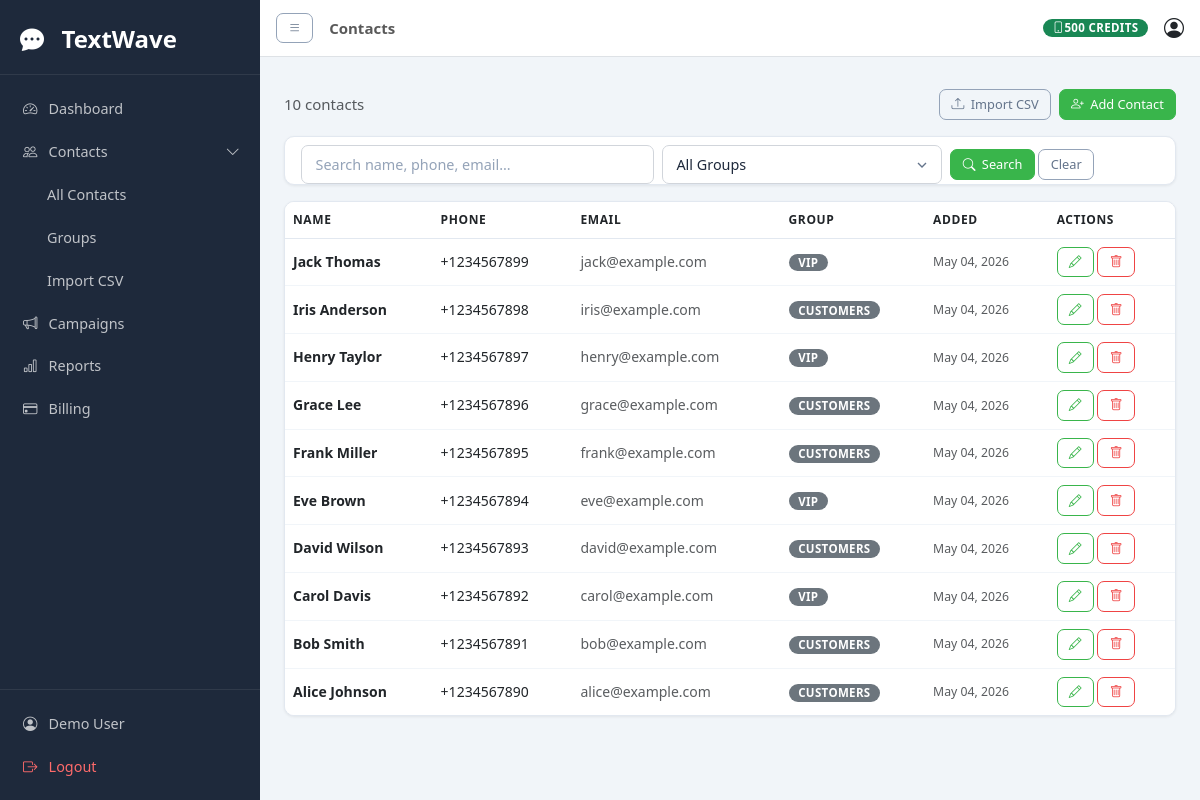
Page /contacts/ (signed in) on the committed database.
### apps/accounts/models.py (models this page shows, shortened)
class UserProfile(models.Model):
    user = models.OneToOneField(User, on_delete=models.CASCADE, related_name='profile')
    phone = models.CharField(max_length=20, blank=True)
    company = models.CharField(max_length=100, blank=True)
    sms_balance = models.IntegerField(default=0)
    api_key = models.CharField(max_length=64, unique=True, default='')
    sender_id = models.CharField(max_length=11, default='TextWave')
    created_at = models.DateTimeField(auto_now_add=True)
    updated_at = models.DateTimeField(auto_now=True)

### apps/contacts/models.py (models this page shows, shortened)
class Contact(models.Model):
    name = models.CharField(max_length=100)
    phone = models.CharField(max_length=20)
    email = models.EmailField(blank=True)
    group = models.ForeignKey(ContactGroup, on_delete=models.SET_NULL, null=True, blank=True, related_name='contacts')
    user = models.ForeignKey(User, on_delete=models.CASCADE, related_name='contacts')
    created_at = models.DateTimeField(auto_now_add=True)
    updated_at = models.DateTimeField(auto_now=True)
    class Meta:
        ordering = ['-created_at']

class ContactGroup(models.Model):
    name = models.CharField(max_length=100)
    description = models.TextField(blank=True)
    user = models.ForeignKey(User, on_delete=models.CASCADE, related_name='contact_groups')
    created_at = models.DateTimeField(auto_now_add=True)
    class Meta:
        ordering = ['name']

### apps/contacts/views.py (the view)
# urls.py: path('', views.contact_list, name='contact_list'),
@login_required
def contact_list(request):
    search = request.GET.get('search', '')
    group_filter = request.GET.get('group', '')
    contacts = Contact.objects.filter(user=request.user)
    if search:
        contacts = contacts.filter(Q(name__icontains=search) | Q(phone__icontains=search) | Q(email__icontains=search))
    if group_filter:
        contacts = contacts.filter(group_id=group_filter)
    groups = ContactGroup.objects.filter(user=request.user)
    paginator = Paginator(contacts, 15)
    page_obj = paginator.get_page(request.GET.get('page'))
    return render(request, 'contacts/contact_list.html', {
        'page_obj': page_obj, 'groups': groups, 'search': search,
        'group_filter': group_filter, 'total_count': contacts.count(),
    })

### templates/contacts/contact_list.html (shortened to what this page needs)
{% extends 'base.html' %}
{% block page_title %}Contacts{% endblock %}
{% block content %}
<div class="d-flex justify-content-between align-items-center mb-3">
    <span class="text-muted">{{ total_count }} contact{{ total_count|pluralize }}</span>
    <div class="d-flex gap-2">
        <a href="{% url 'contacts:import_contacts' %}" class="btn btn-outline-secondary btn-sm">
            <i class="bi bi-upload"></i> Import CSV
        </a>
        <a href="{% url 'contacts:contact_create' %}" class="btn btn-success btn-sm">
            <i class="bi bi-person-plus"></i> Add Contact
        </a>
    </div>
</div>
<div class="card mb-3">
    <div class="card-body py-2">
        <form method="get" class="row g-2 align-items-center">
            <div class="col-md-5">
                <input type="text" name="search" class="form-control form-control-sm"
                       placeholder="Search name, phone, email..." value="{{ search }}">
            </div>
            <div class="col-md-4">
                <select name="group" class="form-select form-select-sm">
                    <option value="">All Groups</option>
                </select>
            </div>
            <div class="col-auto">
                <button type="submit" class="btn btn-primary btn-sm"><i class="bi bi-search"></i> Search</button>
                <a href="{% url 'contacts:contact_list' %}" class="btn btn-outline-secondary btn-sm">Clear</a>
            </div>
        </form>
    </div>
</div>
<div class="card">
    <div class="card-body p-0">
        <div class="table-responsive">
            <table class="table table-hover mb-0">
                <thead>
                    <tr>
                        <th>Name</th>
                        <th>Phone</th>
                        <th>Email</th>
                        <th>Group</th>
                        <th>Added</th>
                        <th>Actions</th>
                    </tr>
                </thead>
                <tbody>
                    {% for contact in page_obj %}
                    <tr>
                        <td class="fw-semibold">{{ contact.name }}</td>
                        <td>{{ contact.phone }}</td>
                        <td class="text-muted">{{ contact.email|default:"-" }}</td>
                        <td>
                            {% if contact.group %}
                            <span class="badge bg-secondary">{{ contact.group.name }}</span>
                            {% else %}-{% endif %}
                        </td>
                        <td class="text-muted small">{{ contact.created_at|date:"M d, Y" }}</td>
                        <td>
                            <a href="{% url 'contacts:contact_edit' contact.pk %}" class="btn btn-outline-primary btn-sm">
                                <i class="bi bi-pencil"></i>
                            </a>
                            <form method="post" action="{% url 'contacts:contact_delete' contact.pk %}" class="d-inline"
                                  onsubmit="return confirm('Delete {{ contact.name }}?')">
                                <button type="submit" class="btn btn-outline-danger btn-sm">
                                    <i class="bi bi-trash"></i>
                                </button>
                            </form>
                        </td>
                    </tr>
                    {% endfor %}
                </tbody>
            </table>
        </div>
    </div>
</div>
{% endblock %}

### templates/base.html (shortened to what this page needs)
{% load static %}
<!DOCTYPE html>
<html lang="en">
<head>
    <link rel="stylesheet" href="https://cdn.jsdelivr.net/npm/bootstrap@5.3.0/dist/css/bootstrap.min.css">
    <link rel="stylesheet" href="https://cdn.jsdelivr.net/npm/bootstrap-icons@1.11.0/font/bootstrap-icons.css">
    <link rel="stylesheet" href="{% static 'css/main.css' %}">
</head>
<body>
    <div class="d-flex" id="wrapper">
        <nav id="sidebar" class="sidebar">
            <div class="sidebar-brand">
                <i class="bi bi-chat-dots-fill text-white me-2" style="font-size: 1.5rem;"></i>
                <span class="text-white fw-bold fs-4">TextWave</span>
            </div>
            <ul class="sidebar-nav list-unstyled">
                <li>
                    <a href="{% url 'core:dashboard' %}" class="sidebar-link {% if request.resolver_match.url_name == 'dashboard' %}active{% endif %}">
                        <i class="bi bi-speedometer2"></i> Dashboard
                    </a>
                </li>
                <li>
                    <a href="#contactsSubmenu" data-bs-toggle="collapse" class="sidebar-link">
                        <i class="bi bi-people"></i> Contacts <i class="bi bi-chevron-down ms-auto"></i>
                    </a>
                    <ul class="collapse list-unstyled ps-4 {% if request.resolver_match.namespace == 'contacts' %}show{% endif %}" id="contactsSubmenu">
                        <li><a href="{% url 'contacts:contact_list' %}" class="sidebar-link small">All Contacts</a></li>
                        <li><a href="{% url 'contacts:group_list' %}" class="sidebar-link small">Groups</a></li>
                        <li><a href="{% url 'contacts:import_contacts' %}" class="sidebar-link small">Import CSV</a></li>
                    </ul>
                </li>
                <li>
                    <a href="{% url 'campaigns:campaign_list' %}" class="sidebar-link {% if request.resolver_match.namespace == 'campaigns' %}active{% endif %}">
                        <i class="bi bi-megaphone"></i> Campaigns
                    </a>
                </li>
                <li>
                    <a href="{% url 'reports:report_list' %}" class="sidebar-link {% if request.resolver_match.namespace == 'reports' %}active{% endif %}">
                        <i class="bi bi-bar-chart"></i> Reports
                    </a>
                </li>
                <li>
                    <a href="{% url 'billing:billing' %}" class="sidebar-link {% if request.resolver_match.namespace == 'billing' %}active{% endif %}">
                        <i class="bi bi-credit-card"></i> Billing
                    </a>
                </li>
            </ul>
            <div class="sidebar-footer">
                <a href="{% url 'accounts:profile' %}" class="sidebar-link">
                    <i class="bi bi-person-circle"></i> {{ request.user.get_full_name|default:request.user.username }}
                </a>
                <a href="{% url 'accounts:logout' %}" class="sidebar-link" style="color: #ff6b6b;">
                    <i class="bi bi-box-arrow-right"></i> Logout
                </a>
            </div>
        </nav>
        <div id="page-content-wrapper" class="flex-grow-1">
            <nav class="navbar navbar-expand-lg navbar-light bg-white border-bottom px-3">
                <button id="menu-toggle" class="btn btn-sm btn-outline-secondary me-3">
                    <i class="bi bi-list"></i>
                </button>
                <span class="navbar-text fw-semibold">{% block page_title %}{% endblock %}</span>
                <div class="ms-auto d-flex align-items-center gap-3">
                    <span class="badge bg-success">
                        <i class="bi bi-phone"></i> {{ request.user.profile.sms_balance }} credits
                    </span>
                    <a href="{% url 'accounts:profile' %}" class="text-decoration-none text-dark">
                        <i class="bi bi-person-circle fs-5"></i>
                    </a>
                </div>
            </nav>
            <div class="container-fluid px-4 py-3">
                {% block content %}{% endblock %}
            </div>
        </div>
    </div>
</body>
</html>

### static/css/main.css (style rules this page uses)
*, *::before, *::after { box-sizing: border-box; margin: 0; padding: 0; }
html { font-size: 16px; }
body { font-family: 'Segoe UI', system-ui, -apple-system, BlinkMacSystemFont, sans-serif; font-size: 0.9375rem; line-height: 1.6; color: #1e293b; background: #f1f5f9; }
a { color: #39B54B; text-decoration: none; }
ul { list-style: none; padding: 0; margin: 0; }
#wrapper { display: flex; min-height: 100vh; }
#sidebar { width: 260px; min-height: 100vh; background: #1e293b; display: flex; flex-direction: column; flex-shrink: 0; position: sticky; top: 0; height: 100vh; overflow-y: auto; transition: width 0.25s ease; z-index: 100; }
#page-content-wrapper { flex: 1; min-width: 0; display: flex; flex-direction: column; }
.sidebar-brand { padding: 1.25rem 1.25rem 1rem; border-bottom: 1px solid rgba(255,255,255,0.08); display: flex; align-items: center; gap: 0.6rem; white-space: nowrap; }
.sidebar-nav { flex: 1; padding: 0.75rem 0; overflow-y: auto; }
.sidebar-link { display: flex; align-items: center; gap: 0.7rem; padding: 0.62rem 1.25rem; color: rgba(255,255,255,0.72); text-decoration: none; font-size: 0.9rem; font-weight: 500; border-left: 3px solid transparent; transition: all 0.15s; white-space: nowrap; }
.sidebar-footer { padding: 0.75rem 0; border-top: 1px solid rgba(255,255,255,0.08); }
.card { background: #fff; border: 1px solid #e2e8f0; border-radius: 10px; box-shadow: 0 1px 3px rgba(0,0,0,0.07); overflow: hidden; }
.card-body { padding: 1.25rem; }
.btn { display: inline-flex; align-items: center; gap: 0.4rem; padding: 0.45rem 1rem; border-radius: 7px; border: 1px solid transparent; font-size: 0.875rem; font-weight: 500; cursor: pointer; text-decoration: none; transition: all 0.15s; line-height: 1.5; white-space: nowrap; }
.btn-sm { padding: 0.3rem 0.7rem; font-size: 0.8rem; }
.btn-primary { background: #39B54B; border-color: #39B54B; color: #fff; }
.btn-success { background: #39B54B; border-color: #39B54B; color: #fff; }
.btn-outline-primary { background: transparent; border-color: #39B54B; color: #39B54B; }
.btn-outline-secondary { background: transparent; border-color: #94a3b8; color: #64748b; }
.btn-outline-danger { background: transparent; border-color: #ef4444; color: #ef4444; }
.form-control, .form-select { display: block; width: 100%; padding: 0.5rem 0.85rem; border: 1px solid #d1d5db; border-radius: 7px; background: #fff; font-size: 0.9rem; color: #1e293b; transition: border-color 0.15s, box-shadow 0.15s; line-height: 1.5; appearance: none; }
.form-control::placeholder { color: #94a3b8; }
.form-select { background-repeat: no-repeat; background-position: right 0.7rem center; background-size: 1rem; padding-right: 2.2rem; }
.badge { display: inline-flex; align-items: center; padding: 0.2rem 0.6rem; border-radius: 20px; font-size: 0.72rem; font-weight: 600; letter-spacing: 0.03em; text-transform: uppercase; }
table { width: 100%; border-collapse: collapse; font-size: 0.875rem; }
thead th { background: #f8fafc; padding: 0.7rem 1rem; text-align: left; font-size: 0.75rem; font-weight: 700; text-transform: uppercase; letter-spacing: 0.05em; color: #64748b; border-bottom: 1px solid #e2e8f0; white-space: nowrap; }
tbody td { padding: 0.8rem 1rem; border-bottom: 1px solid #f1f5f9; color: #374151; vertical-align: middle; }
tbody tr:last-child td { border-bottom: none; }
.row { display: flex; flex-wrap: wrap; margin: -0.5rem; }
.d-flex { display: flex; }
.gap-2 { gap: 0.5rem; }
.gap-3 { gap: 0.75rem; }
.text-muted { color: #64748b; }
.text-white { color: #fff; }
.fw-bold { font-weight: 700; }
.fw-semibold { font-weight: 600; }
.mb-3 { margin-bottom: 0.75rem; }
.px-3 { padding-left: 0.75rem; padding-right: 0.75rem; }
.py-2 { padding-top: 0.5rem; padding-bottom: 0.5rem; }
.bg-white { background: #fff; }
.bg-success { background: #39B54B; color: #fff; }

### rows in the picture
Contact: name "Jack Thomas", phone "+1234567899", email "jack@example.com", group.name "VIP", created_at "May 04, 2026"
Contact: name "Iris Anderson", phone "+1234567898", email "iris@example.com", group.name "CUSTOMERS", created_at "May 04, 2026"
Contact: name "Henry Taylor", phone "+1234567897", email "henry@example.com", group.name "VIP", created_at "May 04, 2026"
Contact: name "Grace Lee", phone "+1234567896", email "grace@example.com", group.name "CUSTOMERS", created_at "May 04, 2026"
Contact: name "Frank Miller", phone "+1234567895", email "frank@example.com", group.name "CUSTOMERS", created_at "May 04, 2026"
Contact: name "Eve Brown", phone "+1234567894", email "eve@example.com", group.name "VIP", created_at "May 04, 2026"
Contact: name "David Wilson", phone "+1234567893", email "david@example.com", group.name "CUSTOMERS", created_at "May 04, 2026"
Contact: name "Carol Davis", phone "+1234567892", email "carol@example.com", group.name "VIP", created_at "May 04, 2026"
Contact: name "Bob Smith", phone "+1234567891", email "bob@example.com", group.name "CUSTOMERS", created_at "May 04, 2026"
Contact: name "Alice Johnson", phone "+1234567890", email "alice@example.com", group.name "CUSTOMERS", created_at "May 04, 2026"

### other values in the picture
{{ request.user.get_full_name|default:request.user.username }} "Demo User"
{{ request.user.profile.sms_balance }} "500"
{{ total_count }} "10"
